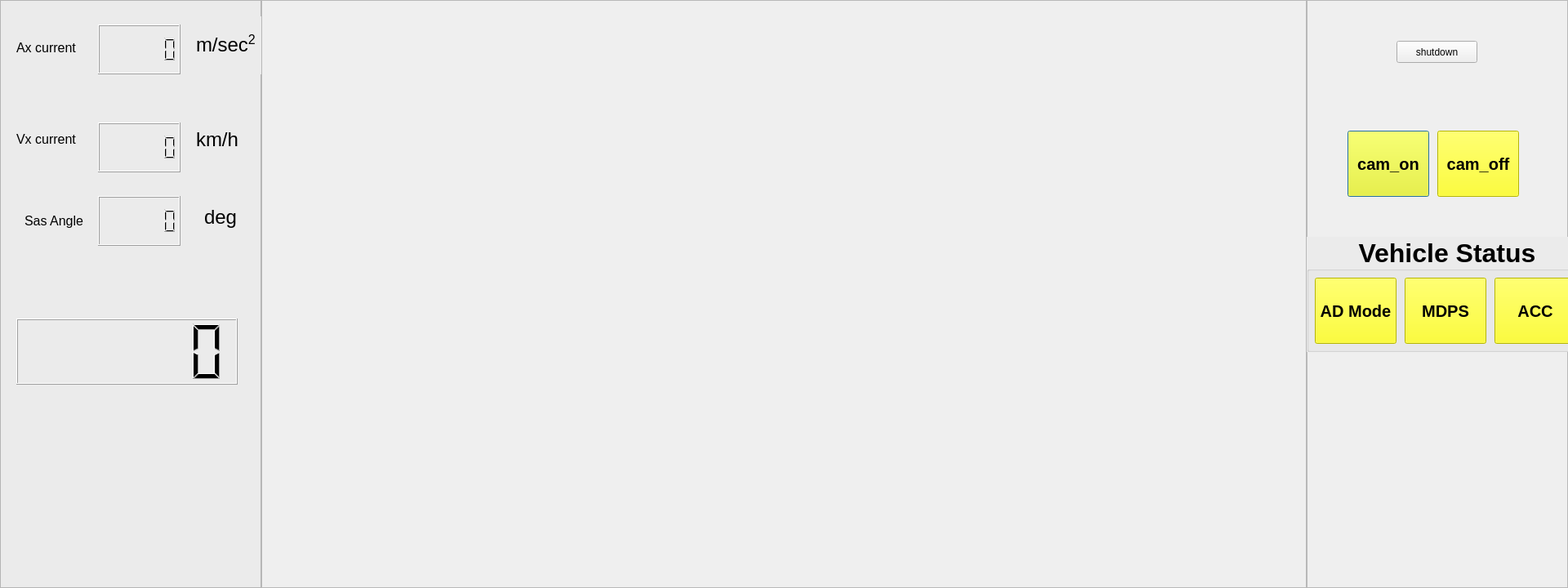
<?xml version="1.0" encoding="UTF-8"?>
<ui version="4.0">
 <class>FMTC_UDP</class>
 <widget class="QDialog" name="FMTC_UDP">
  <property name="geometry">
   <rect>
    <x>0</x>
    <y>0</y>
    <width>1920</width>
    <height>720</height>
   </rect>
  </property>
  <property name="windowTitle">
   <string>Dialog</string>
  </property>
  <widget class="QFrame" name="frame">
   <property name="geometry">
    <rect>
     <x>320</x>
     <y>0</y>
     <width>1280</width>
     <height>720</height>
    </rect>
   </property>
   <property name="frameShape">
    <enum>QFrame::StyledPanel</enum>
   </property>
   <property name="frameShadow">
    <enum>QFrame::Raised</enum>
   </property>
   <widget class="QLabel" name="cam_label">
    <property name="geometry">
     <rect>
      <x>0</x>
      <y>0</y>
      <width>1280</width>
      <height>720</height>
     </rect>
    </property>
    <property name="text">
     <string/>
    </property>
   </widget>
  </widget>
  <widget class="QFrame" name="frame_3">
   <property name="geometry">
    <rect>
     <x>0</x>
     <y>0</y>
     <width>320</width>
     <height>720</height>
    </rect>
   </property>
   <property name="styleSheet">
    <string notr="true">background-color: rgb(235, 235, 235);</string>
   </property>
   <property name="frameShape">
    <enum>QFrame::StyledPanel</enum>
   </property>
   <property name="frameShadow">
    <enum>QFrame::Raised</enum>
   </property>
   <widget class="QLCDNumber" name="lcdNumber_vx_curr_2">
    <property name="geometry">
     <rect>
      <x>120</x>
      <y>150</y>
      <width>101</width>
      <height>61</height>
     </rect>
    </property>
    <property name="font">
     <font>
      <pointsize>10</pointsize>
     </font>
    </property>
    <property name="digitCount">
     <number>6</number>
    </property>
   </widget>
   <widget class="QLabel" name="label_20">
    <property name="geometry">
     <rect>
      <x>250</x>
      <y>240</y>
      <width>61</width>
      <height>51</height>
     </rect>
    </property>
    <property name="font">
     <font>
      <pointsize>18</pointsize>
     </font>
    </property>
    <property name="text">
     <string>deg</string>
    </property>
   </widget>
   <widget class="QLCDNumber" name="lcdNumber_ax_curr_2">
    <property name="geometry">
     <rect>
      <x>120</x>
      <y>30</y>
      <width>101</width>
      <height>61</height>
     </rect>
    </property>
    <property name="font">
     <font>
      <pointsize>10</pointsize>
     </font>
    </property>
    <property name="digitCount">
     <number>6</number>
    </property>
   </widget>
   <widget class="QLabel" name="label_23">
    <property name="geometry">
     <rect>
      <x>240</x>
      <y>140</y>
      <width>71</width>
      <height>61</height>
     </rect>
    </property>
    <property name="font">
     <font>
      <pointsize>18</pointsize>
     </font>
    </property>
    <property name="text">
     <string>km/h</string>
    </property>
   </widget>
   <widget class="QLCDNumber" name="lcdNumber_sas_angle_2">
    <property name="geometry">
     <rect>
      <x>120</x>
      <y>240</y>
      <width>101</width>
      <height>61</height>
     </rect>
    </property>
    <property name="font">
     <font>
      <pointsize>10</pointsize>
     </font>
    </property>
    <property name="digitCount">
     <number>6</number>
    </property>
   </widget>
   <widget class="QLabel" name="label_24">
    <property name="geometry">
     <rect>
      <x>240</x>
      <y>20</y>
      <width>81</width>
      <height>71</height>
     </rect>
    </property>
    <property name="font">
     <font>
      <pointsize>18</pointsize>
     </font>
    </property>
    <property name="text">
     <string>m/sec&lt;sup&gt;2&lt;/sup&gt;</string>
    </property>
   </widget>
   <widget class="QLabel" name="label_AutomationOn_5">
    <property name="geometry">
     <rect>
      <x>20</x>
      <y>38</y>
      <width>81</width>
      <height>41</height>
     </rect>
    </property>
    <property name="font">
     <font>
      <pointsize>12</pointsize>
     </font>
    </property>
    <property name="text">
     <string>Ax current</string>
    </property>
   </widget>
   <widget class="QLabel" name="label_LKASOn_19">
    <property name="geometry">
     <rect>
      <x>30</x>
      <y>250</y>
      <width>81</width>
      <height>41</height>
     </rect>
    </property>
    <property name="font">
     <font>
      <pointsize>12</pointsize>
     </font>
    </property>
    <property name="text">
     <string>Sas Angle</string>
    </property>
   </widget>
   <widget class="QLabel" name="label_LKASOn_20">
    <property name="geometry">
     <rect>
      <x>20</x>
      <y>150</y>
      <width>81</width>
      <height>41</height>
     </rect>
    </property>
    <property name="font">
     <font>
      <pointsize>12</pointsize>
     </font>
    </property>
    <property name="text">
     <string>Vx current</string>
    </property>
   </widget>
   <widget class="QLCDNumber" name="lcdNumber_test">
    <property name="geometry">
     <rect>
      <x>20</x>
      <y>390</y>
      <width>271</width>
      <height>81</height>
     </rect>
    </property>
    <property name="font">
     <font>
      <pointsize>10</pointsize>
     </font>
    </property>
    <property name="digitCount">
     <number>6</number>
    </property>
   </widget>
  </widget>
  <widget class="QFrame" name="frame_2">
   <property name="geometry">
    <rect>
     <x>1600</x>
     <y>0</y>
     <width>320</width>
     <height>720</height>
    </rect>
   </property>
   <property name="frameShape">
    <enum>QFrame::StyledPanel</enum>
   </property>
   <property name="frameShadow">
    <enum>QFrame::Raised</enum>
   </property>
   <widget class="QPushButton" name="pushButton_quit">
    <property name="geometry">
     <rect>
      <x>110</x>
      <y>50</y>
      <width>99</width>
      <height>27</height>
     </rect>
    </property>
    <property name="sizePolicy">
     <sizepolicy hsizetype="Minimum" vsizetype="Minimum">
      <horstretch>0</horstretch>
      <verstretch>0</verstretch>
     </sizepolicy>
    </property>
    <property name="text">
     <string>shutdown</string>
    </property>
   </widget>
   <widget class="QGroupBox" name="groupBox_2">
    <property name="geometry">
     <rect>
      <x>0</x>
      <y>290</y>
      <width>341</width>
      <height>141</height>
     </rect>
    </property>
    <property name="font">
     <font>
      <family>Ubuntu</family>
      <pointsize>24</pointsize>
      <weight>75</weight>
      <bold>true</bold>
     </font>
    </property>
    <property name="layoutDirection">
     <enum>Qt::LeftToRight</enum>
    </property>
    <property name="styleSheet">
     <string notr="true">background-color: rgb(235, 235, 235);0);</string>
    </property>
    <property name="title">
     <string>Vehicle Status</string>
    </property>
    <property name="alignment">
     <set>Qt::AlignCenter</set>
    </property>
    <property name="flat">
     <bool>false</bool>
    </property>
    <property name="checkable">
     <bool>false</bool>
    </property>
    <widget class="QPushButton" name="led_AD_status_2">
     <property name="geometry">
      <rect>
       <x>10</x>
       <y>50</y>
       <width>100</width>
       <height>81</height>
      </rect>
     </property>
     <property name="font">
      <font>
       <pointsize>15</pointsize>
       <weight>75</weight>
       <bold>true</bold>
      </font>
     </property>
     <property name="focusPolicy">
      <enum>Qt::NoFocus</enum>
     </property>
     <property name="styleSheet">
      <string notr="true">background-color: yellow;</string>
     </property>
     <property name="text">
      <string>AD Mode</string>
     </property>
     <property name="default">
      <bool>true</bool>
     </property>
     <property name="flat">
      <bool>false</bool>
     </property>
    </widget>
    <widget class="QPushButton" name="led_MDPS_status_2">
     <property name="geometry">
      <rect>
       <x>120</x>
       <y>50</y>
       <width>100</width>
       <height>81</height>
      </rect>
     </property>
     <property name="font">
      <font>
       <pointsize>15</pointsize>
       <weight>75</weight>
       <bold>true</bold>
      </font>
     </property>
     <property name="focusPolicy">
      <enum>Qt::NoFocus</enum>
     </property>
     <property name="styleSheet">
      <string notr="true">background-color: yellow;</string>
     </property>
     <property name="text">
      <string>MDPS</string>
     </property>
     <property name="default">
      <bool>true</bool>
     </property>
     <property name="flat">
      <bool>false</bool>
     </property>
    </widget>
    <widget class="QPushButton" name="led_ACC_status_2">
     <property name="geometry">
      <rect>
       <x>230</x>
       <y>50</y>
       <width>100</width>
       <height>81</height>
      </rect>
     </property>
     <property name="font">
      <font>
       <pointsize>15</pointsize>
       <weight>75</weight>
       <bold>true</bold>
      </font>
     </property>
     <property name="focusPolicy">
      <enum>Qt::NoFocus</enum>
     </property>
     <property name="styleSheet">
      <string notr="true">background-color: yellow;</string>
     </property>
     <property name="text">
      <string>ACC</string>
     </property>
     <property name="default">
      <bool>true</bool>
     </property>
     <property name="flat">
      <bool>false</bool>
     </property>
    </widget>
   </widget>
   <widget class="QPushButton" name="pushButton_cam_off">
    <property name="geometry">
     <rect>
      <x>160</x>
      <y>160</y>
      <width>100</width>
      <height>81</height>
     </rect>
    </property>
    <property name="font">
     <font>
      <pointsize>15</pointsize>
      <weight>75</weight>
      <bold>true</bold>
     </font>
    </property>
    <property name="focusPolicy">
     <enum>Qt::NoFocus</enum>
    </property>
    <property name="styleSheet">
     <string notr="true">background-color: yellow;</string>
    </property>
    <property name="text">
     <string>cam_off</string>
    </property>
    <property name="default">
     <bool>true</bool>
    </property>
    <property name="flat">
     <bool>false</bool>
    </property>
   </widget>
   <widget class="QPushButton" name="pushButton_cam_on">
    <property name="geometry">
     <rect>
      <x>50</x>
      <y>160</y>
      <width>100</width>
      <height>81</height>
     </rect>
    </property>
    <property name="font">
     <font>
      <pointsize>15</pointsize>
      <weight>75</weight>
      <bold>true</bold>
     </font>
    </property>
    <property name="focusPolicy">
     <enum>Qt::NoFocus</enum>
    </property>
    <property name="styleSheet">
     <string notr="true">background-color: yellow;</string>
    </property>
    <property name="text">
     <string>cam_on</string>
    </property>
    <property name="default">
     <bool>true</bool>
    </property>
    <property name="flat">
     <bool>false</bool>
    </property>
   </widget>
  </widget>
 </widget>
 <resources/>
 <connections/>
</ui>
